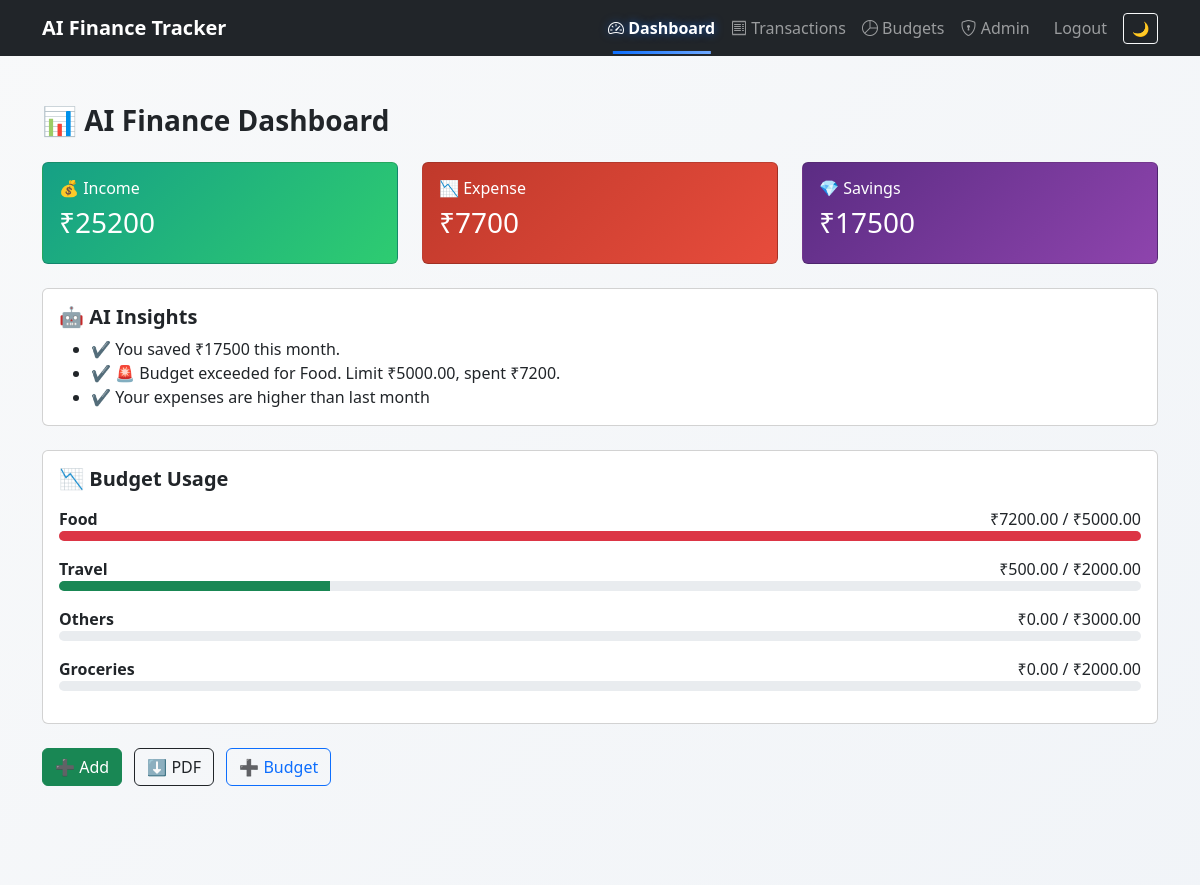
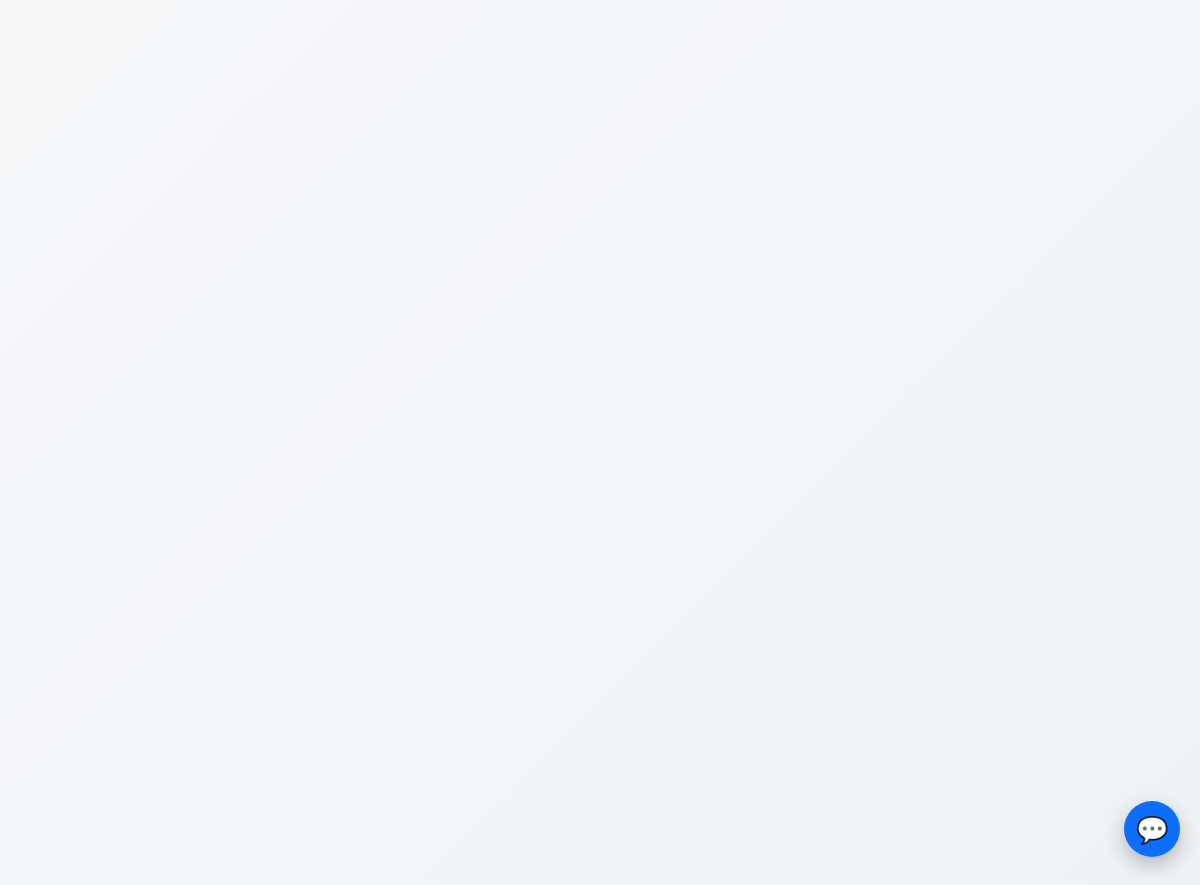
The app's page / (signed in) with its own data (2 pictures, top to bottom).
### transactions/models.py (models this page shows, shortened)
class Budget(models.Model):
    user = models.ForeignKey(User, on_delete=models.CASCADE)
    category = models.CharField(max_length=50)
    limit = models.DecimalField(max_digits=10, decimal_places=2)

### transactions/views.py (the view)
# urls.py: path("", dashboard, name="dashboard"),
@login_required
def dashboard(request):
    today = date.today()
    summary = monthly_summary(request.user, today.month, today.year)
    summary.setdefault("insights", [])
    alerts = budget_alerts(request.user)
    summary["insights"].extend(alerts)
    auto_insights = (
        Insight.objects
        .filter(user=request.user)
        .order_by("-created_at")
        .values_list("text", flat=True)[:5]
    )
    summary["insights"].extend(auto_insights)
    health = financial_health_score(request.user)
    comparison = month_comparison(request.user)
    budgets = budget_progress(request.user)
    query = request.GET.get("q", "").strip()
    transactions_qs = Transaction.objects.filter(
        user=request.user,
        date__month=today.month,
        date__year=today.year,
    )
    if query:
        transactions_qs = transactions_qs.filter(
            Q(category__icontains=query)
            | Q(note__icontains=query)
            | Q(transaction_type__icontains=query)
        )
    transactions = Paginator(
        transactions_qs.order_by("-date"), 10
    ).get_page(request.GET.get("page"))
    return render(
        request,
        "dashboard.html",
        {
            **summary,
            **health,
            "comparison": comparison,
            "budgets": budgets,
            "transactions": transactions,
            "query": query,
        },
    )

### insights/month_compare.py (called while the page is built, shortened)
def month_comparison(user):
    today = date.today()
    curr = today.month
    prev = curr - 1 or 12
    curr_exp = Transaction.objects.filter(
        user=user,
        transaction_type="EXPENSE",
        date__month=curr
    ).aggregate(total=Sum("amount"))["total"] or 0
    prev_exp = Transaction.objects.filter(
        user=user,
        transaction_type="EXPENSE",
        date__month=prev
    ).aggregate(total=Sum("amount"))["total"] or 0
    if prev_exp == 0:
        return "No previous month data."

### templates/dashboard.html (shortened to what this page needs)
{% extends "base.html" %}
{% block content %}
<h3 class="fw-bold mb-4 reveal">📊 AI Finance Dashboard</h3>
<div class="row g-4 mb-4">
  <div class="col-md-4 reveal"><div class="card income"><div class="card-body"><h6>💰 Income</h6><h3 id="incomeCounter">₹0</h3></div></div></div>
  <div class="col-md-4 reveal"><div class="card expense"><div class="card-body"><h6>📉 Expense</h6><h3 id="expenseCounter">₹0</h3></div></div></div>
  <div class="col-md-4 reveal"><div class="card savings"><div class="card-body"><h6>💎 Savings</h6><h3 id="savingsCounter">₹0</h3></div></div></div>
</div>
<div class="card mb-4 reveal">
  <div class="card-body">
    <h5 class="fw-bold">🤖 AI Insights</h5>
    {% if insights or auto_insights %}
      <ul class="mb-0">
        {% for i in insights %}
          <li>✔ {{ i }}</li>
        {% endfor %}
      </ul>
    {% else %}
      <p class="text-muted mb-0">
        No insights yet. Add more transactions to unlock AI insights.
      </p>
    {% endif %}
  </div>
</div>
{% if budgets %}
<div class="card mb-4 reveal">
  <div class="card-body">
    <h5 class="fw-bold mb-3">📉 Budget Usage</h5>
    {% for b in budgets %}
    <div class="mb-3">
      <div class="d-flex justify-content-between">
        <strong>{{ b.category }}</strong>
        <span>₹{{ b.spent }} / ₹{{ b.limit }}</span>
      </div>
      <div class="progress" style="height:10px;">
        <div class="progress-bar
          {% if b.percent >= 100 %}bg-danger
          {% elif b.percent >= 80 %}bg-warning
          {% else %}bg-success
          {% endif %}"
          data-percent="{{ b.percent }}">
        </div>
      </div>
    </div>
    {% endfor %}
  </div>
</div>
{% endif %}
<div class="mb-4 reveal">
  <a href="{% url 'add_transaction' %}" class="btn btn-success">➕ Add</a>
  <a href="{% url 'monthly_pdf' %}" class="btn btn-outline-dark ms-2">⬇ PDF</a>
  <a href="{% url 'create_budget' %}" class="btn btn-outline-primary ms-2">➕ Budget</a>
</div>
<div class="row g-4 mb-5">
</div>
{% endblock %}

### templates/base.html (style rules this page uses)
body { background:linear-gradient(135deg,#f8f9fa,#eef2f7); transition:.3s; }

### templates/dashboard.html (style rules this page uses)
.income { background: linear-gradient(135deg,#16a085,#2ecc71); color:#fff; }
.expense { background: linear-gradient(135deg,#c0392b,#e74c3c); color:#fff; }
.savings { background: linear-gradient(135deg,#5b2c83,#8e44ad); color:#fff; }
.reveal { opacity: 0; transform: translateY(40px); transition: all .7s cubic-bezier(.22,.61,.36,1); }
.reveal.active { opacity: 1; transform: translateY(0); }
.card { transition: transform .35s ease, box-shadow .35s ease; }
.progress-bar { width: 0%; transition: width 1.4s cubic-bezier(.22,.61,.36,1); }

### records on screen
Budget: category "Food"
Budget: category "Travel"
Budget: category "Others"
Budget: category "Groceries"

### other values on screen
{{ i }} "You saved ₹17500 this month." "🚨 Budget exceeded for Food. Limit ₹5000.00, spent ₹7200." "Your expenses are higher than last month"
{{ b.spent }} "7200.00" "500.00" "0.00" "0.00"
{{ b.limit }} "5000.00" "2000.00" "3000.00" "2000.00"
